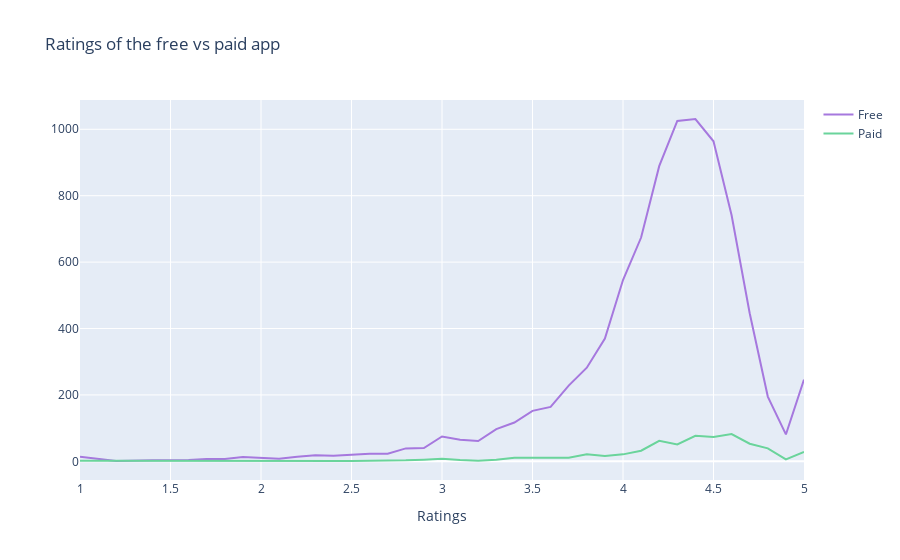

Notebook source saved alongside this figure:
### Code cell
col='Rating'
v1=d1[col].value_counts().reset_index()
v1=v1.rename(columns={col:'count','index':col})
v1['percent']=v1['count'].apply(lambda x : 100*x/sum(v1['count']))
v1=v1.astype(str).sort_values(col)
v2=d2[col].value_counts().reset_index()
v2=v2.rename(columns={col:'count','index':col})
v2['percent']=v2['count'].apply(lambda x : 100*x/sum(v2['count']))
v2=v2.sort_values(col)
trace1 = go.Scatter(x=v1[col], y=v1["count"], name="Free", marker=dict(color="#a678de"))
trace2 = go.Scatter(x=v2[col], y=v2["count"], name="Paid", marker=dict(color="#6ad49b"))
y = [trace1, trace2]
layout={'title':"Ratings of the free vs paid app",'xaxis':{'title':"Ratings"}}
fig = go.Figure(data=y, layout=layout)
iplot(fig)

### Figure 1 — Plotly figure (JSON) as saved in the notebook; plotly's stock layout.template omitted (floating-point values rounded to 4 significant figures)
{"data": [{"marker": {"color": "#a678de"}, "name": "Free", "type": "scatter", "x": ["1.0", "1.2", "1.4", "1.5", "1.6", "1.7", "1.8", "1.9", "2.0", "2.1", "2.2", "2.3", "2.4", "2.5", "2.6", "2.7", "2.8", "2.9", "3.0", "3.1", "3.2", "3.3", "3.4", "3.5", "3.6", "3.7", "3.8", "3.9", "4.0", "4.1", "4.2", "4.3", "4.4", "4.5", "4.6", "4.7", "4.8", "4.9", "5.0"], "y": ["14", "1", "3", "3", "4", "7", "7", "13", "11", "8", "14", "18", "17", "20", "23", "23", "39", "40", "75", "65", "61", "97", "117", "152", "164", "228", "282", "370", "546", "674", "889", "1025", "1031", "964", "741", "446", "195", "81", "246"]}, {"marker": {"color": "#6ad49b"}, "name": "Paid", "type": "scatter", "x": [1, 1.7, 1.8, 2, 2.3, 2.4, 2.5, 2.6, 2.7, 2.8, 2.9, 3, 3.1, 3.2, 3.3, 3.4, 3.5, 3.6, 3.7, 3.8, 3.9, 4, 4.1, 4.2, 4.3, 4.4, 4.5, 4.6, 4.7, 4.8, 4.9, 5], "y": [2, 1, 1, 1, 2, 2, 1, 2, 2, 3, 5, 8, 4, 2, 5, 11, 11, 10, 11, 21, 16, 21, 32, 62, 51, 77, 73, 82, 53, 39, 6, 28]}], "layout": {"title": {"text": "Ratings of the free vs paid app"}, "xaxis": {"title": {"text": "Ratings"}}}}
